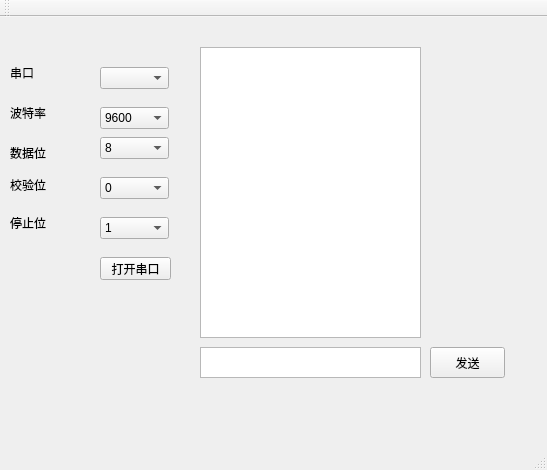
<?xml version="1.0" encoding="UTF-8"?>
<ui version="4.0">
 <class>MainWindow</class>
 <widget class="QMainWindow" name="MainWindow">
  <property name="geometry">
   <rect>
    <x>0</x>
    <y>0</y>
    <width>547</width>
    <height>470</height>
   </rect>
  </property>
  <property name="windowTitle">
   <string>MainWindow</string>
  </property>
  <widget class="QWidget" name="centralWidget">
   <widget class="QLabel" name="label">
    <property name="geometry">
     <rect>
      <x>10</x>
      <y>50</y>
      <width>54</width>
      <height>12</height>
     </rect>
    </property>
    <property name="text">
     <string>串口</string>
    </property>
   </widget>
   <widget class="QLabel" name="label_2">
    <property name="geometry">
     <rect>
      <x>10</x>
      <y>90</y>
      <width>54</width>
      <height>12</height>
     </rect>
    </property>
    <property name="text">
     <string>波特率</string>
    </property>
   </widget>
   <widget class="QLabel" name="label_3">
    <property name="geometry">
     <rect>
      <x>10</x>
      <y>130</y>
      <width>54</width>
      <height>12</height>
     </rect>
    </property>
    <property name="text">
     <string>数据位</string>
    </property>
   </widget>
   <widget class="QComboBox" name="PortBox">
    <property name="geometry">
     <rect>
      <x>100</x>
      <y>50</y>
      <width>69</width>
      <height>22</height>
     </rect>
    </property>
   </widget>
   <widget class="QComboBox" name="BaudBox">
    <property name="geometry">
     <rect>
      <x>100</x>
      <y>90</y>
      <width>69</width>
      <height>22</height>
     </rect>
    </property>
    <item>
     <property name="text">
      <string>9600</string>
     </property>
    </item>
    <item>
     <property name="text">
      <string>19200</string>
     </property>
    </item>
    <item>
     <property name="text">
      <string>38400</string>
     </property>
    </item>
    <item>
     <property name="text">
      <string>57600</string>
     </property>
    </item>
    <item>
     <property name="text">
      <string>115200</string>
     </property>
    </item>
   </widget>
   <widget class="QComboBox" name="BitBox">
    <property name="geometry">
     <rect>
      <x>100</x>
      <y>120</y>
      <width>69</width>
      <height>22</height>
     </rect>
    </property>
    <item>
     <property name="text">
      <string>8</string>
     </property>
    </item>
   </widget>
   <widget class="QComboBox" name="ParityBox">
    <property name="geometry">
     <rect>
      <x>100</x>
      <y>160</y>
      <width>69</width>
      <height>22</height>
     </rect>
    </property>
    <item>
     <property name="text">
      <string>0</string>
     </property>
    </item>
   </widget>
   <widget class="QLabel" name="label_4">
    <property name="geometry">
     <rect>
      <x>10</x>
      <y>160</y>
      <width>61</width>
      <height>16</height>
     </rect>
    </property>
    <property name="text">
     <string>校验位</string>
    </property>
   </widget>
   <widget class="QLabel" name="label_6">
    <property name="geometry">
     <rect>
      <x>10</x>
      <y>200</y>
      <width>54</width>
      <height>12</height>
     </rect>
    </property>
    <property name="text">
     <string>停止位</string>
    </property>
   </widget>
   <widget class="QComboBox" name="StopBox">
    <property name="geometry">
     <rect>
      <x>100</x>
      <y>200</y>
      <width>69</width>
      <height>22</height>
     </rect>
    </property>
    <item>
     <property name="text">
      <string>1</string>
     </property>
    </item>
   </widget>
   <widget class="QPushButton" name="OpenSerialButton">
    <property name="geometry">
     <rect>
      <x>100</x>
      <y>240</y>
      <width>71</width>
      <height>23</height>
     </rect>
    </property>
    <property name="text">
     <string>打开串口</string>
    </property>
   </widget>
   <widget class="QTextEdit" name="textEdit">
    <property name="geometry">
     <rect>
      <x>200</x>
      <y>30</y>
      <width>221</width>
      <height>291</height>
     </rect>
    </property>
   </widget>
   <widget class="QTextEdit" name="textEdit_2">
    <property name="geometry">
     <rect>
      <x>200</x>
      <y>330</y>
      <width>221</width>
      <height>31</height>
     </rect>
    </property>
   </widget>
   <widget class="QPushButton" name="SendButton">
    <property name="geometry">
     <rect>
      <x>430</x>
      <y>330</y>
      <width>75</width>
      <height>31</height>
     </rect>
    </property>
    <property name="text">
     <string>发送</string>
    </property>
   </widget>
  </widget>
  <widget class="QMenuBar" name="menuBar">
   <property name="geometry">
    <rect>
     <x>0</x>
     <y>0</y>
     <width>547</width>
     <height>23</height>
    </rect>
   </property>
  </widget>
  <widget class="QToolBar" name="mainToolBar">
   <attribute name="toolBarArea">
    <enum>TopToolBarArea</enum>
   </attribute>
   <attribute name="toolBarBreak">
    <bool>false</bool>
   </attribute>
  </widget>
  <widget class="QStatusBar" name="statusBar"/>
 </widget>
 <layoutdefault spacing="6" margin="11"/>
 <resources/>
 <connections/>
</ui>
